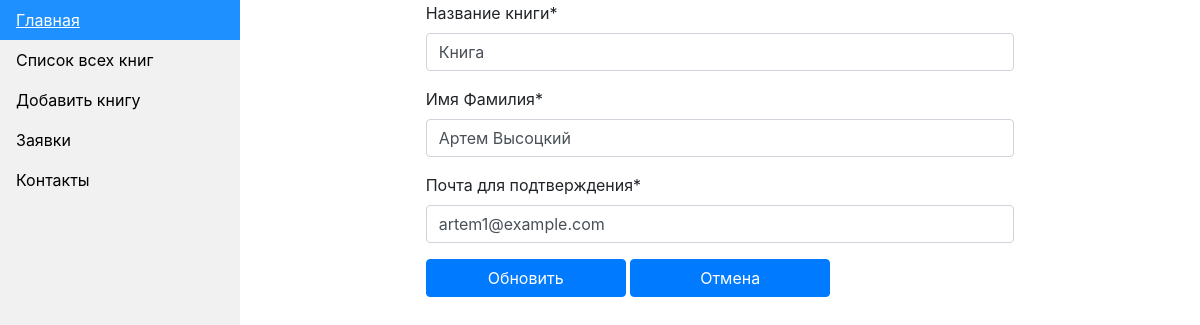
The app's page /order_update/1/ with its own data.
### main_app/models.py (models this page shows, shortened)
class Order(models.Model):
    book_title = models.CharField(max_length=64, verbose_name='Название книги')
    full_name = models.CharField(max_length=64, verbose_name='Имя Фамилия')
    email = models.EmailField(verbose_name='Почта для подтверждения')

### main_app/views.py (the view)
# urls.py: path('order_update/<int:pk>/', views.OrderUpdate.as_view(), name='order_update'),
class OrderUpdate(UpdateView):
    template_name = 'orders/order_post.html'
    model = Order
    form_class = OrderForm

### main_app/forms.py
class OrderForm(forms.ModelForm):
    class Meta:
        model = Order
        fields = '__all__'

### templates/orders/order_post.html (shortened to what this page needs)
{% extends 'base.html' %}
{% load crispy_forms_filters %}
{% load static %}
{% block content %}
    <section class="site-section" id="next-section">
        <div class="container">
            <div class="row justify-content-center">
                <div class="col-lg-8 mb-5 mb-lg-0">
                    <form action="" method="POST" class="">
                        {{ form|crispy }}
                        <div class="row form-group">
                            <div class="col-md-12">
                                {% if form.instance.id %}
                                    <input type="submit" value="Обновить" class="btn btn-primary btn-md text-white" style="width: 200px">
                                    <a class="btn btn-primary" style="width: 200px" href="{% url 'orders_list' %}">Отмена</a>
                                {% else %}
                                    <input type="submit" value="Создать" class="btn btn-primary btn-md text-white" style="width: 200px">
                                {% endif %}
                                    </div>
                                </div>
                        </form>
                    </div>
                </div>
            </div>
        </section>
{% endblock %}

### templates/base.html (style rules this page uses)
body { margin: 0; }

### records on screen
Order: book_title "Книга", full_name "Артем Высоцкий", email "artem1@example.com"
